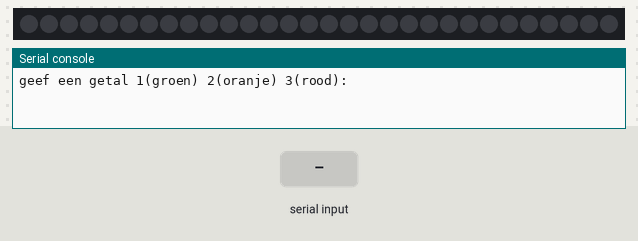
Recording of a program running on a simulated Raspberry Pi Pico running MicroPython. Parts: 30 RGB LEDs in strip order, left to right, the last lines printed to the serial console. The test bench sets the inputs (shaded band). Dim RGB values are drawn brighter than linear; library files of the repository ran but are not shown: neopixel.py.

Above: at 1.2 s.
1.3 s: "1" typed at the serial console, then Enter
2.8 s: "2" typed at the serial console, then Enter
At 3.04 s:
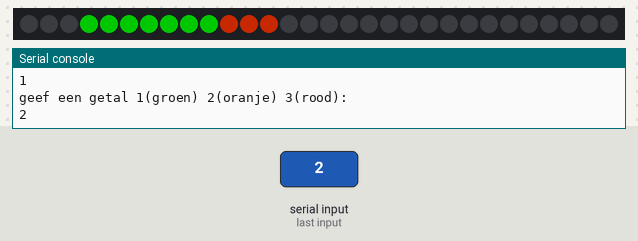
At 5.0 s:
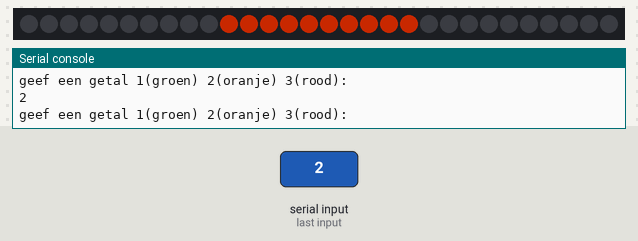
5.8 s: "1" typed at the serial console, then Enter
At 7.2 s:
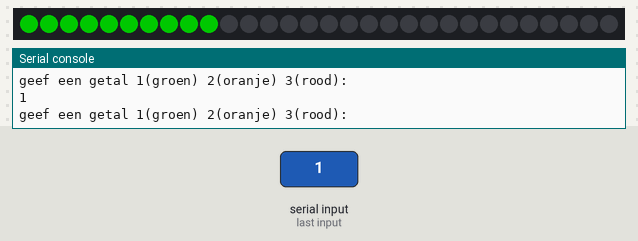
Timing chart, 0 to 8.8 s (numbered marks = the images above; inputs shaded):
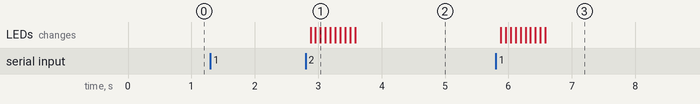

Measured:
- after the input at 2.8 s, the LEDs: first change after 0.08 s (image 1 shows a later state)
- after the input at 5.8 s, the LEDs: first change after 0.08 s (image 3 shows a later state)

The program:

ledstrip.py
```python
import time
from neopixel import Neopixel

numpix = 30
pixels = Neopixel(numpix, 0, 28, "GRB")

x = int(0)
y = int(0)
old_color = ""

orange = (255, 50, 0)
green = (0, 255, 0)
red = (255, 0, 0)
none = (0,0,0)

pixels.brightness(100)

# The 'down' and 'up' function animates a downward movement on an LED strip. It takes two pixel addresses and two colors as arguments.
# It lights up a line of pixels between the two addresses with the specified colors, then shifts the line down one pixel at a time.
def down(pixel_addres_1, pixel_addres_2, color_1, color_2):

    x = pixel_addres_1
    y = pixel_addres_2
    while (x != pixel_addres_1 - 10):
        pixels.set_pixel_line(0, 29, none)
        pixels.set_pixel_line(pixel_addres_2, x - 1, color_1)
        pixels.set_pixel_line(y, pixel_addres_2, color_2)
        time.sleep_ms(70)
        pixels.show()

        x -= 1
        y -= 1

def up(pixel_addres_1, pixel_addres_2, color_1, color_2):

    x = pixel_addres_1
    y = pixel_addres_2
    while (x != pixel_addres_1 + 10):
         pixels.set_pixel_line(0, 29, none)
         pixels.set_pixel_line(x , pixel_addres_2, color_1)
         pixels.set_pixel_line(pixel_addres_2 ,y , color_2)
         time.sleep_ms(70)
         pixels.show()

         x += 1
         y += 1

# The infinite while loop takes user input to change the LED strip color.
#Depending on the input and the previous color, it calls the 'up' or 'down' function to animate the color transition.
while True:
    color = input("geef een getal 1(groen) 2(oranje) 3(rood):")
    if color == "1":
        if(old_color == "2"):
            down(19, 9, orange, green)
        elif(old_color == "3"):
            down(30, 20,red, orange)
            down(19, 9, orange, green)

    elif color == "2":
        if(old_color == "1"):
            up(1, 10, green, orange)
        elif(old_color == "3"):
            down(29, 19, red, orange)

    elif color == "3":
        if(old_color == "2"):
            up(11, 20, orange, red)
        elif(old_color == "1"):
            up(1, 10, green, orange)
            up(11, 20, orange, red)

    old_color = color
```
